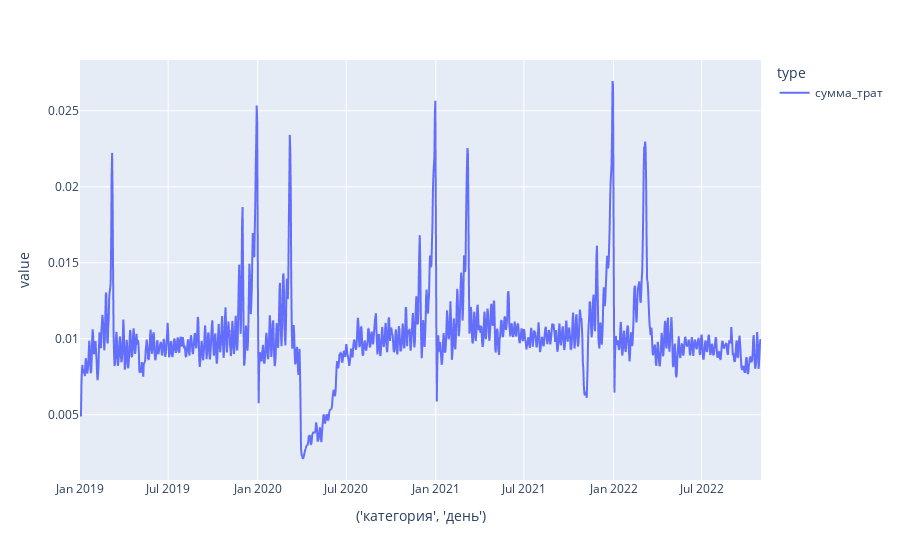

The notebook cell saved with this chart:
### Code cell
px.line(beauty_days.rolling(3).mean())

### Figure 1 — Plotly figure (JSON) as saved in the notebook; plotly's stock layout.template omitted (floating-point values rounded to 4 significant figures; data arrays with more than 128 entries replaced by an {"elided": "..."} marker saying what was removed)
{"data": [{"hovertemplate": "type=сумма_трат<br>('категория', 'день')=%{x}<br>value=%{y}<extra></extra>", "legendgroup": "сумма_трат", "line": {"color": "#636efa", "dash": "solid"}, "marker": {"symbol": "circle"}, "mode": "lines", "name": "сумма_трат", "showlegend": true, "type": "scattergl", "x": {"elided": "1400 str values"}, "xaxis": "x", "y": {"elided": "1400 float values"}, "yaxis": "y"}], "layout": {"legend": {"title": {"text": "type"}, "tracegroupgap": 0}, "margin": {"t": 60}, "xaxis": {"anchor": "y", "domain": [0, 1], "title": {"text": "('категория', 'день')"}}, "yaxis": {"anchor": "x", "domain": [0, 1], "title": {"text": "value"}}}}
